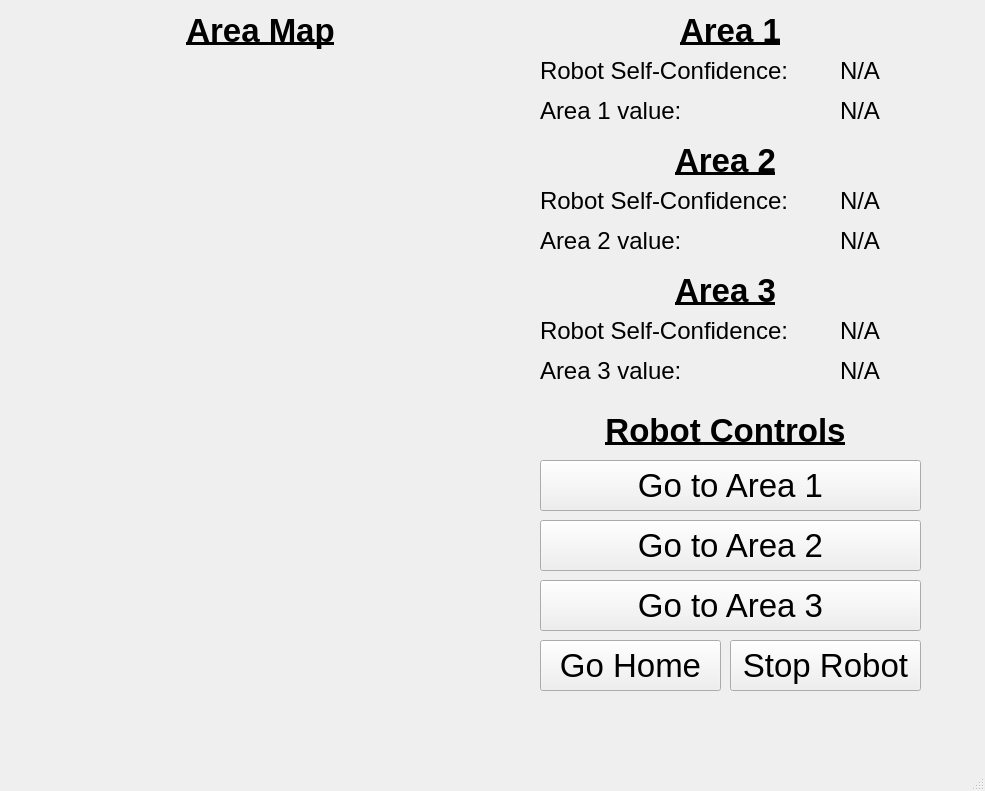
<?xml version="1.0" encoding="UTF-8"?>
<ui version="4.0">
 <class>MainWindow</class>
 <widget class="QMainWindow" name="MainWindow">
  <property name="geometry">
   <rect>
    <x>0</x>
    <y>0</y>
    <width>985</width>
    <height>791</height>
   </rect>
  </property>
  <property name="windowTitle">
   <string>MainWindow</string>
  </property>
  <widget class="QWidget" name="centralwidget">
   <widget class="QPushButton" name="area1_button">
    <property name="geometry">
     <rect>
      <x>540</x>
      <y>460</y>
      <width>381</width>
      <height>51</height>
     </rect>
    </property>
    <property name="font">
     <font>
      <pointsize>25</pointsize>
     </font>
    </property>
    <property name="text">
     <string>Go to Area 1</string>
    </property>
    <property name="autoDefault">
     <bool>false</bool>
    </property>
   </widget>
   <widget class="QPushButton" name="area2_button">
    <property name="geometry">
     <rect>
      <x>540</x>
      <y>520</y>
      <width>381</width>
      <height>51</height>
     </rect>
    </property>
    <property name="font">
     <font>
      <pointsize>25</pointsize>
     </font>
    </property>
    <property name="text">
     <string>Go to Area 2</string>
    </property>
   </widget>
   <widget class="QPushButton" name="area3_button">
    <property name="geometry">
     <rect>
      <x>540</x>
      <y>580</y>
      <width>381</width>
      <height>51</height>
     </rect>
    </property>
    <property name="font">
     <font>
      <pointsize>25</pointsize>
     </font>
    </property>
    <property name="text">
     <string>Go to Area 3</string>
    </property>
   </widget>
   <widget class="QLabel" name="area1_data_label">
    <property name="geometry">
     <rect>
      <x>540</x>
      <y>10</y>
      <width>381</width>
      <height>41</height>
     </rect>
    </property>
    <property name="font">
     <font>
      <pointsize>25</pointsize>
      <weight>75</weight>
      <bold>true</bold>
      <underline>true</underline>
     </font>
    </property>
    <property name="text">
     <string>Area 1</string>
    </property>
    <property name="alignment">
     <set>Qt::AlignCenter</set>
    </property>
   </widget>
   <widget class="QLabel" name="area2_data_label">
    <property name="geometry">
     <rect>
      <x>540</x>
      <y>140</y>
      <width>371</width>
      <height>41</height>
     </rect>
    </property>
    <property name="font">
     <font>
      <pointsize>25</pointsize>
      <weight>75</weight>
      <bold>true</bold>
      <underline>true</underline>
     </font>
    </property>
    <property name="text">
     <string>Area 2</string>
    </property>
    <property name="alignment">
     <set>Qt::AlignCenter</set>
    </property>
   </widget>
   <widget class="QLabel" name="area3_data_label">
    <property name="geometry">
     <rect>
      <x>540</x>
      <y>270</y>
      <width>371</width>
      <height>41</height>
     </rect>
    </property>
    <property name="font">
     <font>
      <pointsize>25</pointsize>
      <weight>75</weight>
      <bold>true</bold>
      <underline>true</underline>
     </font>
    </property>
    <property name="text">
     <string>Area 3</string>
    </property>
    <property name="alignment">
     <set>Qt::AlignCenter</set>
    </property>
   </widget>
   <widget class="QLabel" name="area1_self_confidence_label">
    <property name="geometry">
     <rect>
      <x>540</x>
      <y>50</y>
      <width>301</width>
      <height>41</height>
     </rect>
    </property>
    <property name="font">
     <font>
      <pointsize>18</pointsize>
     </font>
    </property>
    <property name="text">
     <string>Robot Self-Confidence:</string>
    </property>
   </widget>
   <widget class="QLabel" name="area2_self_confidence_label">
    <property name="geometry">
     <rect>
      <x>540</x>
      <y>180</y>
      <width>301</width>
      <height>41</height>
     </rect>
    </property>
    <property name="font">
     <font>
      <pointsize>18</pointsize>
     </font>
    </property>
    <property name="text">
     <string>Robot Self-Confidence:</string>
    </property>
   </widget>
   <widget class="QLabel" name="area3_self_confidence_label">
    <property name="geometry">
     <rect>
      <x>540</x>
      <y>310</y>
      <width>301</width>
      <height>41</height>
     </rect>
    </property>
    <property name="font">
     <font>
      <pointsize>18</pointsize>
     </font>
    </property>
    <property name="toolTipDuration">
     <number>6</number>
    </property>
    <property name="text">
     <string>Robot Self-Confidence:</string>
    </property>
   </widget>
   <widget class="QLabel" name="area1_self_confidence_value">
    <property name="geometry">
     <rect>
      <x>840</x>
      <y>50</y>
      <width>61</width>
      <height>41</height>
     </rect>
    </property>
    <property name="font">
     <font>
      <pointsize>18</pointsize>
     </font>
    </property>
    <property name="text">
     <string>N/A</string>
    </property>
   </widget>
   <widget class="QLabel" name="area2_self_confidence_value">
    <property name="geometry">
     <rect>
      <x>840</x>
      <y>180</y>
      <width>61</width>
      <height>41</height>
     </rect>
    </property>
    <property name="font">
     <font>
      <pointsize>18</pointsize>
     </font>
    </property>
    <property name="text">
     <string>N/A</string>
    </property>
   </widget>
   <widget class="QLabel" name="area3_self_confidence_value">
    <property name="geometry">
     <rect>
      <x>840</x>
      <y>310</y>
      <width>61</width>
      <height>41</height>
     </rect>
    </property>
    <property name="font">
     <font>
      <pointsize>18</pointsize>
     </font>
    </property>
    <property name="text">
     <string>N/A</string>
    </property>
   </widget>
   <widget class="QPushButton" name="go_home_button">
    <property name="geometry">
     <rect>
      <x>540</x>
      <y>640</y>
      <width>181</width>
      <height>51</height>
     </rect>
    </property>
    <property name="font">
     <font>
      <pointsize>25</pointsize>
     </font>
    </property>
    <property name="text">
     <string>Go Home</string>
    </property>
   </widget>
   <widget class="QLabel" name="control_panel_label">
    <property name="geometry">
     <rect>
      <x>540</x>
      <y>400</y>
      <width>371</width>
      <height>61</height>
     </rect>
    </property>
    <property name="font">
     <font>
      <pointsize>25</pointsize>
      <weight>75</weight>
      <bold>true</bold>
      <underline>true</underline>
      <kerning>true</kerning>
     </font>
    </property>
    <property name="text">
     <string>Robot Controls</string>
    </property>
    <property name="alignment">
     <set>Qt::AlignCenter</set>
    </property>
   </widget>
   <widget class="QLabel" name="area1_value_label">
    <property name="geometry">
     <rect>
      <x>540</x>
      <y>90</y>
      <width>301</width>
      <height>41</height>
     </rect>
    </property>
    <property name="font">
     <font>
      <pointsize>18</pointsize>
     </font>
    </property>
    <property name="text">
     <string>Area 1 value:</string>
    </property>
   </widget>
   <widget class="QLabel" name="area1_value">
    <property name="geometry">
     <rect>
      <x>840</x>
      <y>90</y>
      <width>61</width>
      <height>41</height>
     </rect>
    </property>
    <property name="font">
     <font>
      <pointsize>18</pointsize>
     </font>
    </property>
    <property name="text">
     <string>N/A</string>
    </property>
   </widget>
   <widget class="QLabel" name="area2_value_label">
    <property name="geometry">
     <rect>
      <x>540</x>
      <y>220</y>
      <width>301</width>
      <height>41</height>
     </rect>
    </property>
    <property name="font">
     <font>
      <pointsize>18</pointsize>
     </font>
    </property>
    <property name="text">
     <string>Area 2 value:</string>
    </property>
   </widget>
   <widget class="QLabel" name="area2_value">
    <property name="geometry">
     <rect>
      <x>840</x>
      <y>220</y>
      <width>61</width>
      <height>41</height>
     </rect>
    </property>
    <property name="font">
     <font>
      <pointsize>18</pointsize>
     </font>
    </property>
    <property name="text">
     <string>N/A</string>
    </property>
   </widget>
   <widget class="QLabel" name="area3_value">
    <property name="geometry">
     <rect>
      <x>840</x>
      <y>350</y>
      <width>61</width>
      <height>41</height>
     </rect>
    </property>
    <property name="font">
     <font>
      <pointsize>18</pointsize>
     </font>
    </property>
    <property name="text">
     <string>N/A</string>
    </property>
   </widget>
   <widget class="QLabel" name="area3_value_label">
    <property name="geometry">
     <rect>
      <x>540</x>
      <y>350</y>
      <width>301</width>
      <height>41</height>
     </rect>
    </property>
    <property name="font">
     <font>
      <pointsize>18</pointsize>
     </font>
    </property>
    <property name="toolTipDuration">
     <number>6</number>
    </property>
    <property name="text">
     <string>Area 3 value:</string>
    </property>
   </widget>
   <widget class="QLabel" name="area1_data_label_2">
    <property name="geometry">
     <rect>
      <x>10</x>
      <y>10</y>
      <width>501</width>
      <height>41</height>
     </rect>
    </property>
    <property name="font">
     <font>
      <pointsize>25</pointsize>
      <weight>75</weight>
      <bold>true</bold>
      <underline>true</underline>
     </font>
    </property>
    <property name="text">
     <string>Area Map</string>
    </property>
    <property name="alignment">
     <set>Qt::AlignCenter</set>
    </property>
   </widget>
   <widget class="QLabel" name="map_area">
    <property name="geometry">
     <rect>
      <x>10</x>
      <y>60</y>
      <width>511</width>
      <height>631</height>
     </rect>
    </property>
    <property name="text">
     <string/>
    </property>
   </widget>
   <widget class="QPushButton" name="stop_robot_button">
    <property name="geometry">
     <rect>
      <x>730</x>
      <y>640</y>
      <width>191</width>
      <height>51</height>
     </rect>
    </property>
    <property name="font">
     <font>
      <pointsize>25</pointsize>
     </font>
    </property>
    <property name="text">
     <string>Stop Robot</string>
    </property>
   </widget>
  </widget>
  <widget class="QMenuBar" name="menubar">
   <property name="geometry">
    <rect>
     <x>0</x>
     <y>0</y>
     <width>985</width>
     <height>21</height>
    </rect>
   </property>
  </widget>
  <widget class="QStatusBar" name="statusbar"/>
 </widget>
 <resources/>
 <connections/>
</ui>
